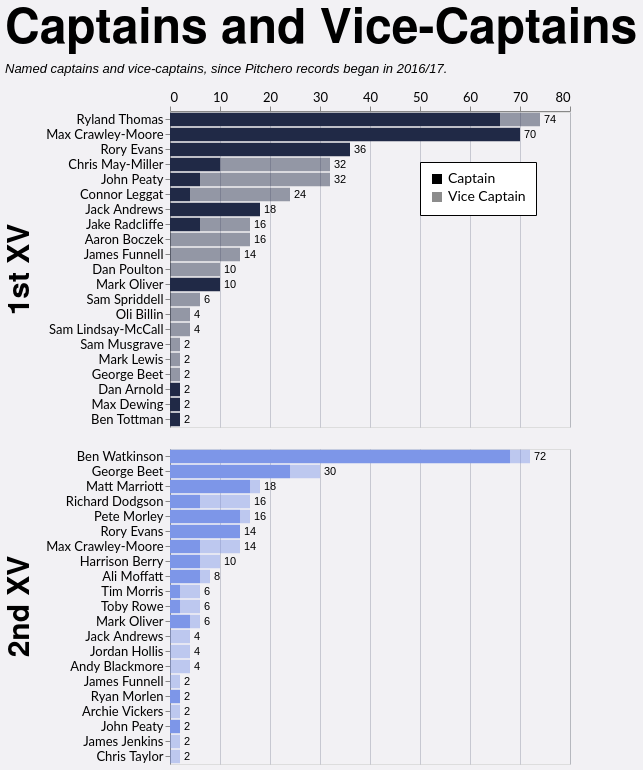

Write a Vega-Lite specification for this figure.
### Vega-Lite specification from a JSON file in a GitHub repository (floating-point values rounded to 4 significant figures; data arrays with more than 128 entries replaced by an {"elided": "..."} marker saying what was removed)
{"config": {"axis": {"labelFont": "Lato, sans-serif", "titleFont": "PT Sans Narrow, Helvetica Neue, Helvetica, Arial, sans-serif", "labelFontSize": 13, "titleFontSize": 24, "gridColor": "#202947", "gridOpacity": 0.2}, "header": {"labelFont": "PT Sans Narrow, Helvetica Neue, Helvetica, Arial, sans-serif", "titleFont": "PT Sans Narrow, Helvetica Neue, Helvetica, Arial, sans-serif", "labelFontSize": 24, "titleFontSize": 28, "labelFontWeight": "bold", "orient": "left"}, "legend": {"labelFont": "Lato, sans-serif", "titleFont": "PT Sans Narrow, Helvetica Neue, Helvetica, Arial, sans-serif", "labelFontSize": 14, "titleFontSize": 16, "titlePadding": 5, "fillColor": "white", "strokeColor": "black", "padding": 10, "titleFontWeight": "lighter", "titleFontStyle": "italic", "titleColor": "gray", "offset": 10}, "title": {"font": "PT Sans Narrow, Helvetica Neue, Helvetica, Arial, sans-serif", "fontSize": 48, "fontWeight": "bold", "anchor": "start", "align": "center", "titlePadding": 20, "subtitlePadding": 10, "subtitleFontSize": 13, "subtitleColor": "", "subtitleFontStyle": "italic", "offset": 15, "color": "black"}, "axisX": {"labelAngle": 0}, "facet": {"title": null, "header": null, "align": {"row": "each", "column": "each"}}, "resolve": {"scale": {"y": "independent", "facet": "independent"}}, "background": "#f2f1f4"}, "data": {"name": "data-742c39a3ef287b34a8d0480805d4764b"}, "facet": {"row": {"field": "squad", "header": {"labelExpr": "datum.value + ' XV'", "labelFontSize": 30, "title": null}, "sort": ["1st", "2nd"], "title": null, "type": "nominal"}}, "spec": {"layer": [{"mark": {"type": "bar"}, "encoding": {"color": {"field": "squad", "legend": null, "scale": {"domain": ["1st", "2nd"], "range": ["#202946", "#7d96e8"]}, "sort": ["1st", "2nd"], "type": "nominal"}, "opacity": {"field": "role", "legend": {"legendX": 250, "legendY": 50, "orient": "none", "title": null}, "scale": {"domain": ["Captain", "Vice Captain"], "range": [1.0, 0.45]}, "sort": ["Captain", "Vice Captain"], "type": "nominal"}, "order": {"field": "stack_order", "sort": "ascending", "type": "quantitative"}, "tooltip": [{"field": "player", "title": "Player", "type": "nominal"}, {"field": "squad", "title": "Squad", "type": "nominal"}, {"field": "role", "title": "Role", "type": "nominal"}, {"field": "games_agg", "title": "Games", "type": "quantitative"}], "x": {"axis": {"orient": "top", "title": null}, "field": "x0", "type": "quantitative"}, "x2": {"field": "x2"}, "y": {"field": "player", "sort": {"field": "player_total", "order": "descending"}, "title": null, "type": "nominal"}}, "transform": [{"aggregate": [{"op": "sum", "field": "games", "as": "games_agg"}, {"op": "max", "field": "player_total", "as": "player_total"}], "groupby": ["player", "squad", "role", "stack_order"]}, {"window": [{"op": "sum", "field": "games_agg", "as": "x2"}], "frame": [null, 0], "groupby": ["player", "squad"], "sort": [{"field": "stack_order", "order": "ascending"}]}, {"calculate": "datum.x2 - datum.games_agg", "as": "x0"}]}, {"mark": {"type": "text", "align": "left", "baseline": "middle", "color": "black", "dx": 4, "fontSize": 11}, "encoding": {"text": {"field": "total_games", "format": ".0f", "type": "quantitative"}, "x": {"axis": {"orient": "top", "title": null}, "field": "total_games", "type": "quantitative"}, "y": {"field": "player", "sort": {"field": "player_total", "order": "descending"}, "title": null, "type": "nominal"}}, "transform": [{"aggregate": [{"op": "sum", "field": "games", "as": "total_games"}, {"op": "max", "field": "player_total", "as": "player_total"}], "groupby": ["player", "squad"]}]}], "height": {"step": 15}, "transform": [{"joinaggregate": [{"op": "sum", "field": "games", "as": "player_total"}], "groupby": ["player", "squad"]}], "width": 400}, "resolve": {"scale": {"y": "independent"}}, "title": {"text": "Captains and Vice-Captains", "subtitle": "Named captains and vice-captains, since Pitchero records began in 2016/17."}, "$schema": "https://vega.github.io/schema/vega-lite/v5.20.1.json", "datasets": {"data-742c39a3ef287b34a8d0480805d4764b": {"elided": "197 records"}}}
